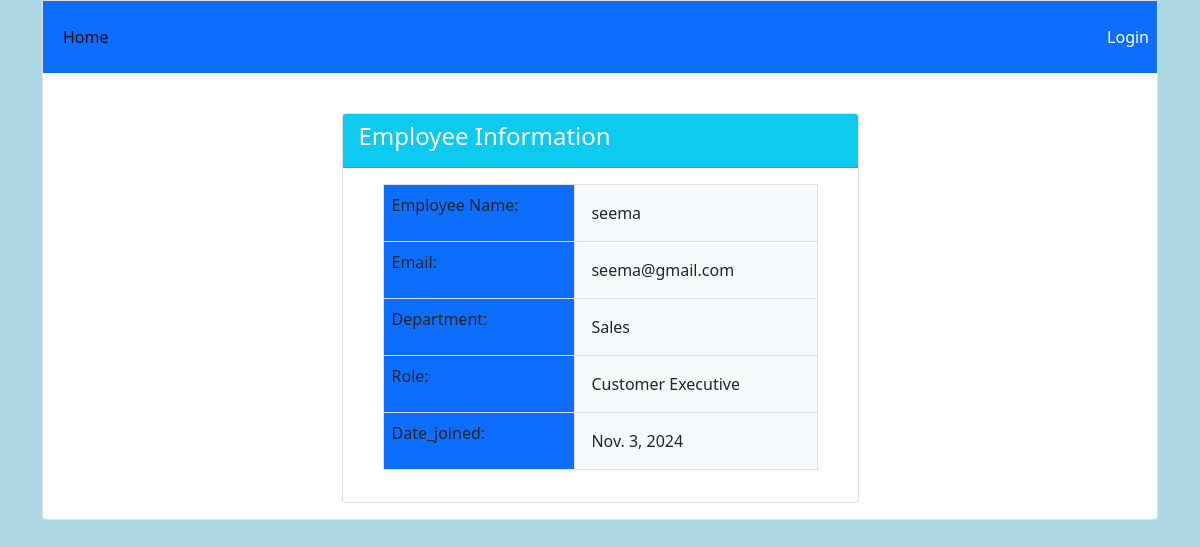
The app's page /emp/view/1/ with its own data.
### Employees/models.py (models this page shows)
class Emp(models.Model):
    name=models.CharField(max_length=100)
    email=models.CharField(max_length=300)
    department=models.CharField(max_length=100,choices=dept_choices,default=None)
    role=models.CharField(max_length=100,choices=role_choices,default=None)
    date_joined=models.DateField(auto_now_add=True)

### Employees/views.py (the view)
# urls.py: path('view/<int:emp_id>/',views.read,name="read"),
def read(request,emp_id):
    if request.method == "POST":
        employee_ = Emp.objects.get(id=emp_id)
        form = Empform(request.POST, instance=employee_)
        if form.is_valid():
            form.save()
        return redirect("Employees:index")
    else:
        employee_ = Emp.objects.get(id=emp_id)
        form = Empform(instance=employee_)
    return render(request, "employees/viewform.html", {"form": form, "employee_": employee_})

### Employees/templates/employees/viewform.html (shortened to what this page needs)
{% extends "employees/base.html" %}
{% block body %}
<div class="container">
    <div class="row justify-content-center">
        <div class="col-md-6">
            <div class="card">
                <div class="card-header text-white bg-info">
                    <h4 class="card-title">Employee Information</h4>
                </div>
                <div class="card-body">
                    <form action="{% url 'Employees:read' employee_.id %}" method="POST">
                    <div class="container">
                        <table class="table table-bordered">
                            <tbody>
                                <tr>
                                    <td class="bg-primary">Employee Name:</td>
                                    <td class="p-3 mb-2 bg-light text-dark">{{employee_.name}}</td>
                                </tr>
                                <tr>
                                    <td class="bg-primary">Email:</td>
                                    <td class="p-3 mb-2 bg-light text-dark">{{employee_.email}}</td>
                                </tr>
                                <tr>
                                    <td class="bg-primary">Department:</td>
                                    <td class="p-3 mb-2 bg-light text-dark">{{employee_.department}}</td>
                                </tr>
                                <tr>
                                    <td class="bg-primary">Role:</td>
                                    <td class="p-3 mb-2 bg-light text-dark">{{employee_.role}}</td>
                                </tr>
                                <tr>
                                    <td class="bg-primary">Date_joined:</td>
                                    <td class="p-3 mb-2 bg-light text-dark">{{employee_.date_joined}}</td>
                                </tr>
                            </tbody>
                        </table>
                    </div>
                    </form>
                </div>
            </div>
        </div>
    </div>
</div>
{% endblock %}

### Employees/static/employees/style.css (style rules this page uses)
body { background:lightblue; }

### records on screen
Emp: name "seema", email "seema@gmail.com", department "Sales", role "Customer Executive", date_joined "Nov. 3, 2024"
